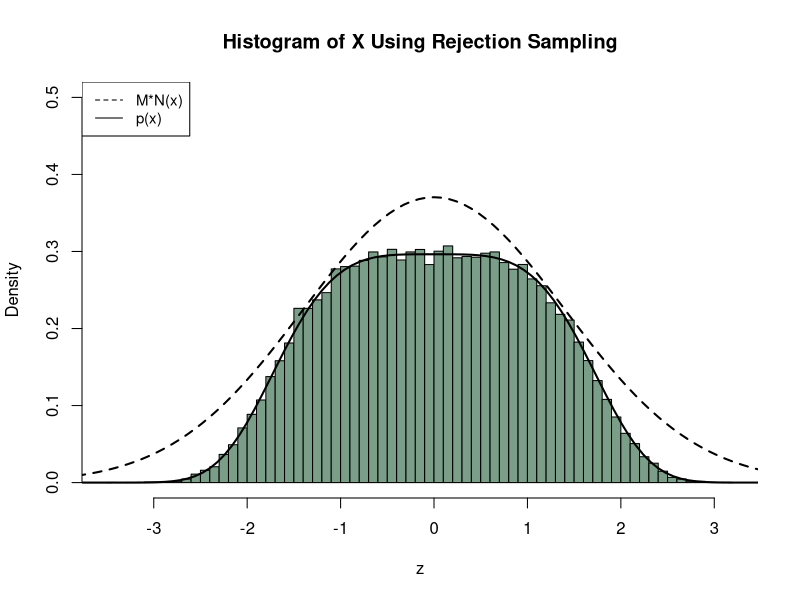

Generate this figure with R:
# # # # # # # # # # # # # # # # # # # # # # # # # # # # # # # # # # # # # # # #
# This script samples rv's from the PDF p(x) \propto exp(-x^4/12) x in reals  #
#                                                                             #
# Author: April Walker                                                        #
# # # # # # # # # # # # # # # # # # # # # # # # # # # # # # # # # # # # # # # #

lambda <- 1/12; alpha <- 1/4
our_pdf <- function(x){ exp(-lambda*x^(1/alpha))/
integrate(function(x) exp(-lambda*x^(1/alpha)),-Inf,Inf)$value }


#
# custom_rej_rvgen: uses rejection sampling method to gen rvs
#   input--
#   n: integer value corresponding to the number of rv samples wanted
#   mu: numerical value giving the mean of the outer normal distrib
#   sd: numerical value giving the standard deviation of the outer normal distrib
#   M: a value with which to scale your distribution
#   pdf: a string corresponding to the pdf function
#
#   output--
#   x: an array size n of numerical rv samples
custom_rej_rvgen <- function(n = 1, mu, sd, M, pdf) {
  x <- c()
  N <- 0
  while(length(x) < n) {
    # draw u ~ unif(0,1)
    u <- runif(1)
    # draw canidate from norm distrib to be scaled to exceed p(x)
    x_i <- rnorm(1, mu, sd)
    # if M scaled uniform distrib < p(x_i), accept
    if (M*dnorm(x_i, mu, sd)*u < get(pdf)(x_i)) {
      x <- append(x, x_i)
    }
    N <- N + 1
  }
  cat("Efficiency is ", 100*(n/N), " % \n")
  return(x)
}

# # #
# Rejection RV Sampling Method
# # #
M <- 1.3 # value found trial/error on Desmos
sd <- 1.4 # valye found trial/error on Desmos
# generate random samples using rejection sampling
z <- custom_rej_rvgen(5e4, mu = 0, sd, M, pdf = "our_pdf")
# plot histogram
jpeg("rej_hist_p2.jpg", width = 700, height = 700)
hist(z, breaks = 50, freq = F, main="Histogram of X Using Rejection Sampling",
     ylim = c(0, 0.5), col = "#7B9E89")
 # and plot the pdf
curve(our_pdf, -4, 4, type = "l", lwd = 2, add = T)
# also plot our outer bound from rejecton sampling
M_curve <- function(x) { M*dnorm(x, 0, sd) }
curve(M_curve, -4, 4, type = "l", lty = 2, lwd = 2, add = T)
legend('topleft',c("M*N(x)","p(x)"),cex=.9,col=c("black","black"),lty=c(2,1))
dev.off()
